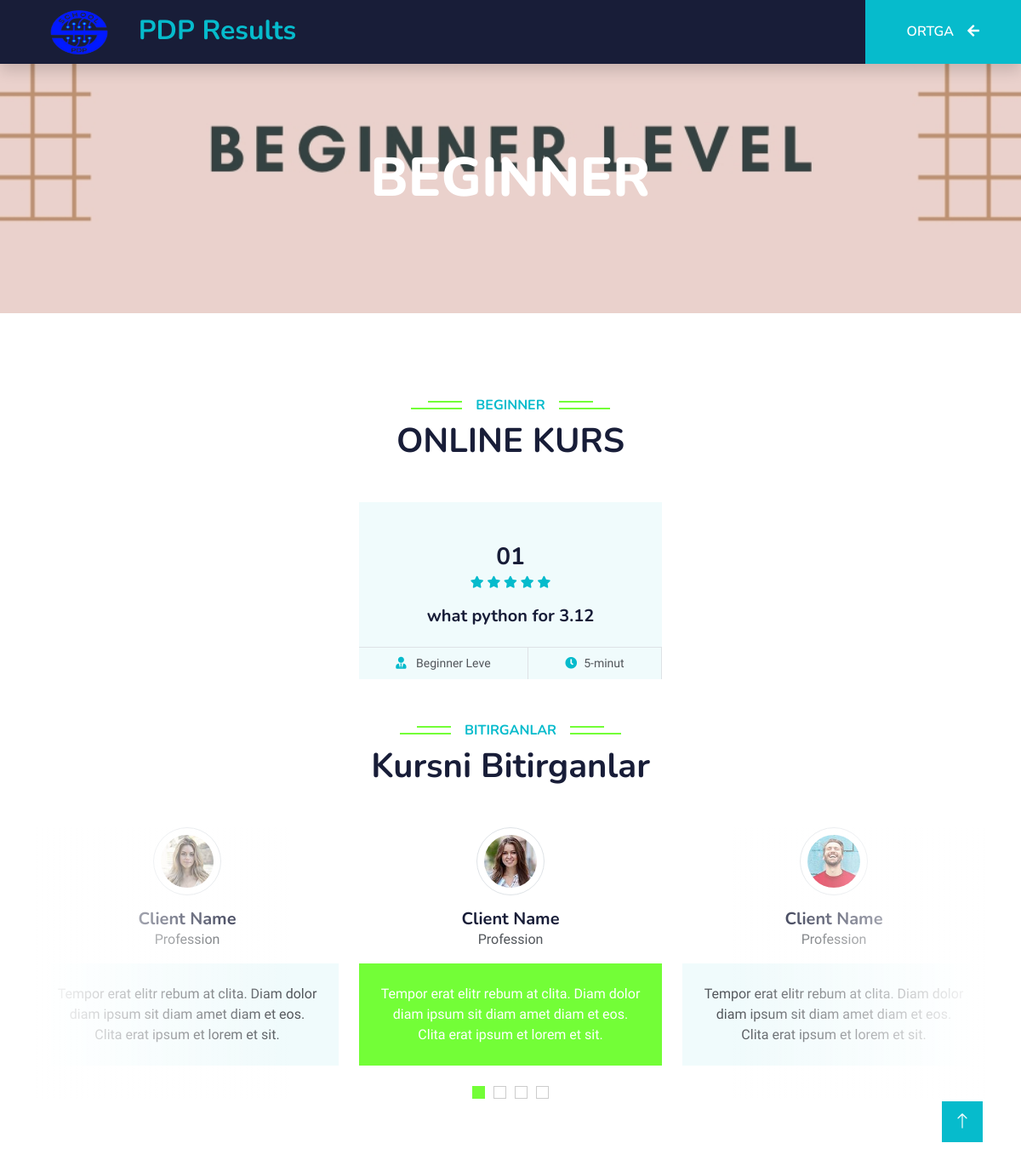
Before: /panel/beginner with the older database file.
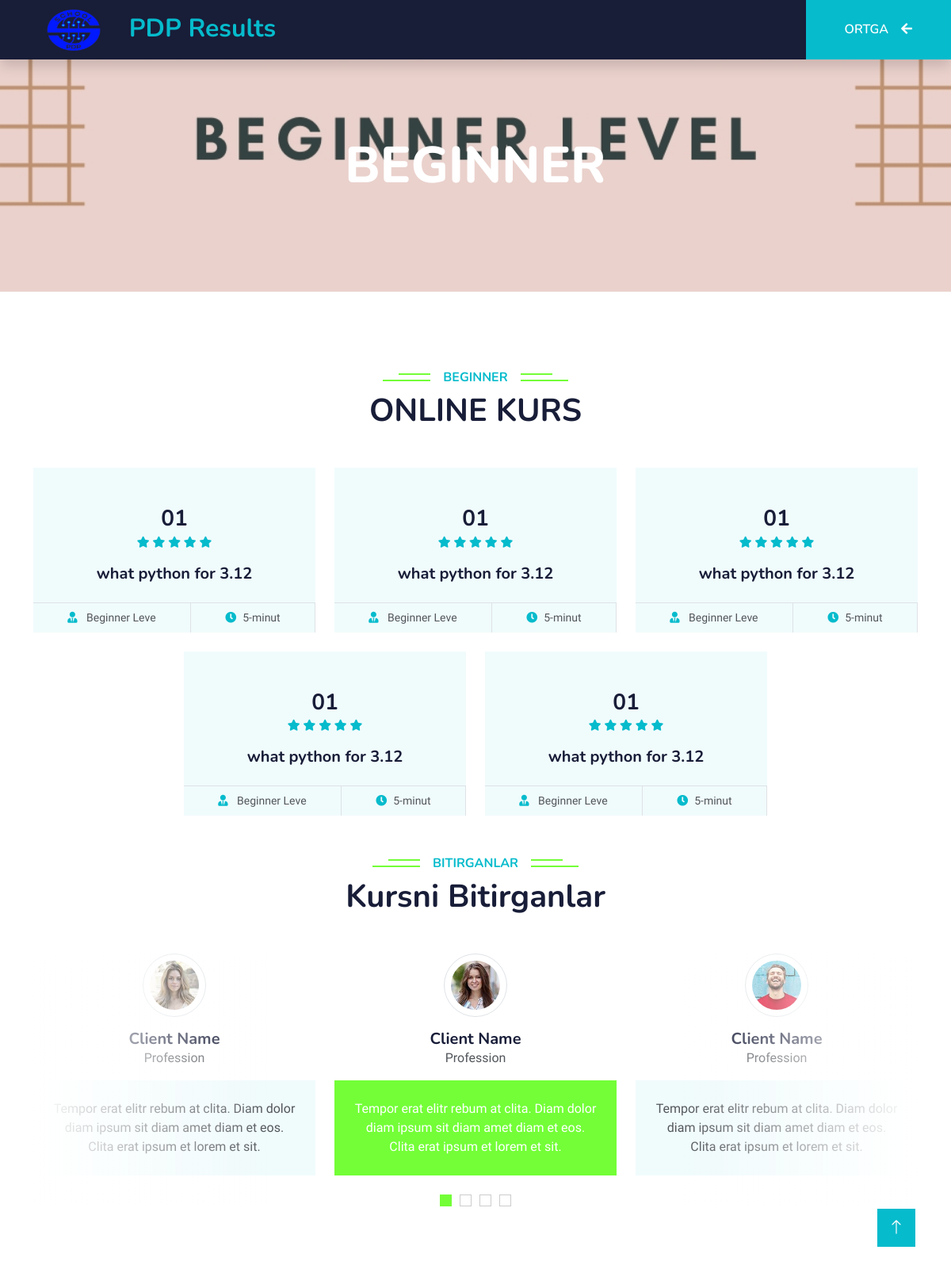
After: the same page with the newer database file.
### panel/models.py (models this page shows)
class Beginner(models.Model):
    num = models.CharField(max_length=2, blank=True, null=True)
    title = models.CharField(max_length=30, blank=True, null=True)
    topic = models.CharField(max_length=50, blank=True, null=True)
    date = models.CharField(max_length=50, blank=True, null=True)
    links = models.URLField()
    images = models.ImageField(upload_to="en")
    dic = models.TextField()

### panel/views.py (the view)
# urls.py: path('beginner', BeginnerView.as_view(), name='beginner'),
class BeginnerView(ListView):
    model = Beginner
    context_object_name = "beginners"
    template_name = "OnlineDarslar/begginer.html"

### templates/OnlineDarslar/begginer.html (shortened to what this page needs)
<!DOCTYPE html>
<html lang="en">
<head>
    <link href="https://cdnjs.cloudflare.com/ajax/libs/font-awesome/5.10.0/css/all.min.css" rel="stylesheet">
    <link href="https://cdn.jsdelivr.net/npm/bootstrap-icons@1.4.1/font/bootstrap-icons.css" rel="stylesheet">
    <link href="../../static/libMiz/animateMiz/animateMiz.min.css" rel="stylesheet">
    <link href="../../static/libMiz/owlcarouselMiz/assetsMiz/owl.carouselMiz.min.css" rel="stylesheet">
    <link href="../../static/cssMiz/bootstrap.minMiz.css" rel="stylesheet">
    <link href="../../static/cssMiz/styleMiz.css" rel="stylesheet">
</head>
<body>
    <nav class="navbar navbar-expand-lg bg-dark navbar-light shadow sticky-top p-0">
           <a href="index.html" class="navbar-brand d-flex align-items-center px-4 px-lg-5">
  <h2 class="m-0 text-primary">
    <img src="../../static/darkpan-1.0.0/imgim/loga.png" alt="Logo" class="me-3" style="width: 90px; height: 70px;">
    PDP Results
  </h2>
</a>
            <a href="../PDPC/Ingliz.html" class="btn btn-primary py-4 px-lg-5 d-none d-lg-block">ORTGA<i class="fa fa-arrow-left ms-3"></i></a>
    </nav>
    <div class="container-fluid bg-primary py-5 mb-5 page-header">
        <div class="container py-5">
            <div class="row justify-content-center">
                <div class="col-lg-10 text-center">
                    <h1 class="display-3 text-white animated slideInDown">BEGINNER</h1>
                </div>
            </div>
        </div>
    </div>
    <div class="container-xxl py-5">
        <div class="container">
            <div class="text-center wow fadeInUp" data-wow-delay="0.1s">
                <h6 class="section-title bg-white text-center text-primary px-3">BEGINNER</h6>
                <h1 class="mb-5">ONLINE KURS</h1>
            </div>
            <div class="row g-4 justify-content-center">
                {% for post in beginners %}
                <div class="col-lg-4 col-md-6 wow fadeInUp" data-wow-delay="0.1s">
                    <div class="course-item bg-light">
                        <div class="position-relative overflow-hidden">
                            </div>
                        </div>
                        <div class="text-center p-4 pb-0">
                            <h3 class="mb-0">{{ post.num }}</h3>
                            <div class="mb-3">
                                <small class="fa fa-star text-primary"></small>
                                <small class="fa fa-star text-primary"></small>
                                <small class="fa fa-star text-primary"></small>
                                <small class="fa fa-star text-primary"></small>
                                <small class="fa fa-star text-primary"></small>
                            </div>
                            <h5 class="mb-4">{{ post.dic }}</h5>
                        </div>
                        <div class="d-flex border-top">
                            <small class="flex-fill text-center border-end py-2"><i class="fa fa-user-tie text-primary me-2"></i> {{ post.topic }}</small>
                            <small class="flex-fill text-center border-end py-2"><i class="fa fa-clock text-primary me-2"></i>{{ post.date }}</small>
                        </div>
                    </div>
                </div>
                {% endfor %}
        </div>
    </div>
    <div class="container-xxl py-5 wow fadeInUp" data-wow-delay="0.1s">
        <div class="container">
            <div class="text-center">
                <h6 class="section-title bg-white text-center text-primary px-3">Bitirganlar </h6>
                <h1 class="mb-5">Kursni Bitirganlar </h1>
            </div>
            <div class="owl-carousel testimonial-carousel position-relative">
                <div class="testimonial-item text-center">
                    <img class="border rounded-circle p-2 mx-auto mb-3" src="imgMiz/testimonial-1.jpg" style="width: 80px; height: 80px;">
                    <h5 class="mb-0">Client Name</h5>
                    <p>Profession</p>
                    <div class="testimonial-text bg-light text-center p-4">
                    <p class="mb-0">Tempor erat elitr rebum at clita. Diam dolor diam ipsum sit diam amet diam et eos. Clita erat ipsum et lorem et sit.</p>
                    </div>
                </div>
                <div class="testimonial-item text-center">
                    <img class="border rounded-circle p-2 mx-auto mb-3" src="../../static/imgMiz/testimonial-2.jpg" style="width: 80px; height: 80px;">
                    <h5 class="mb-0">Client Name</h5>
                    <p>Profession</p>
                    <div class="testimonial-text bg-light text-center p-4">
                    <p class="mb-0">Tempor erat elitr rebum at clita. Diam dolor diam ipsum sit diam amet diam et eos. Clita erat ipsum et lorem et sit.</p>
                    </div>
                </div>
                <div class="testimonial-item text-center">
                    <img class="border rounded-circle p-2 mx-auto mb-3" src="../../static/imgMiz/testimonial-4.jpg" style="width: 80px; height: 80px;">
                    <h5 class="mb-0">Client Name</h5>
                    <p>Profession</p>
                    <div class="testimonial-text bg-light text-center p-4">
                    <p class="mb-0">Tempor erat elitr rebum at clita. Diam dolor diam ipsum sit diam amet diam et eos. Clita erat ipsum et lorem et sit.</p>
                    </div>
                </div>
            </div>
        </div>
    </div>
    <a href="#" class="btn btn-lg btn-primary btn-lg-square back-to-top"><i class="bi bi-arrow-up"></i></a>
</body>
</html>

### static/cssMiz/styleMiz.css (style rules this page uses)
:root { --primary: #73fe37; --light: #F0FBFC; --dark: #181d38; }
.back-to-top { position: fixed; display: none; right: 45px; bottom: 45px; z-index: 99; }
.btn { font-family: 'Nunito', sans-serif; font-weight: 600; transition: .5s; }
.btn.btn-primary, .btn.btn-secondary { color: #FFFFFF; }
.btn-lg-square { width: 48px; height: 48px; }
.btn-square, .btn-sm-square, .btn-lg-square { padding: 0; display: flex; align-items: center; justify-content: center; font-weight: normal; border-radius: 0px; }
.navbar-light .navbar-brand, .navbar-light a.btn { height: 75px; }
.navbar-light.sticky-top { top: -100px; transition: .5s; }
.page-header { background:url(../imgMiz/BeginnerS.jpg); background-position: center center; background-repeat: no-repeat; background-size: cover; }
.section-title { position: relative; display: inline-block; text-transform: uppercase; }
.section-title::before { position: absolute; content: ""; width: calc(100% + 80px); height: 2px; top: 4px; left: -40px; background: var(--primary); z-index: -1; }
.section-title::after { position: absolute; content: ""; width: calc(100% + 120px); height: 2px; bottom: 5px; left: -60px; background: var(--primary); z-index: -1; }
.testimonial-carousel::before { position: absolute; content: ""; top: 0; left: 0; height: 100%; width: 0; background: linear-gradient(to right, rgba(255, 255, 255, 1) 0%, rgba(255, 255, 255, 0) 100%); z-index: 1; }
.testimonial-carousel::after { position: absolute; content: ""; top: 0; right: 0; height: 100%; width: 0; background: linear-gradient(to left, rgba(255, 255, 255, 1) 0%, rgba(255, 255, 255, 0) 100%); z-index: 1; }
@media (min-width: 768px) { .testimonial-carousel::before, .testimonial-carousel::after { width: 200px; } }
@media (min-width: 992px) { .testimonial-carousel::before, .testimonial-carousel::after { width: 300px; } }
.testimonial-carousel .owl-item .testimonial-text, .testimonial-carousel .owl-item.center .testimonial-text * { transition: .5s; }
.testimonial-carousel .owl-item.center .testimonial-text { background: var(--primary) !important; }
.testimonial-carousel .owl-item.center .testimonial-text * { color: #FFFFFF !important; }

Changed rows visible on the page:
added Beginner: num "01", dic "what python for 3.12", topic "Beginner Leve", date "5-minut"
added Beginner: num "01", dic "what python for 3.12", topic "Beginner Leve", date "5-minut"
added Beginner: num "01", dic "what python for 3.12", topic "Beginner Leve", date "5-minut"
added Beginner: num "01", dic "what python for 3.12", topic "Beginner Leve", date "5-minut"
